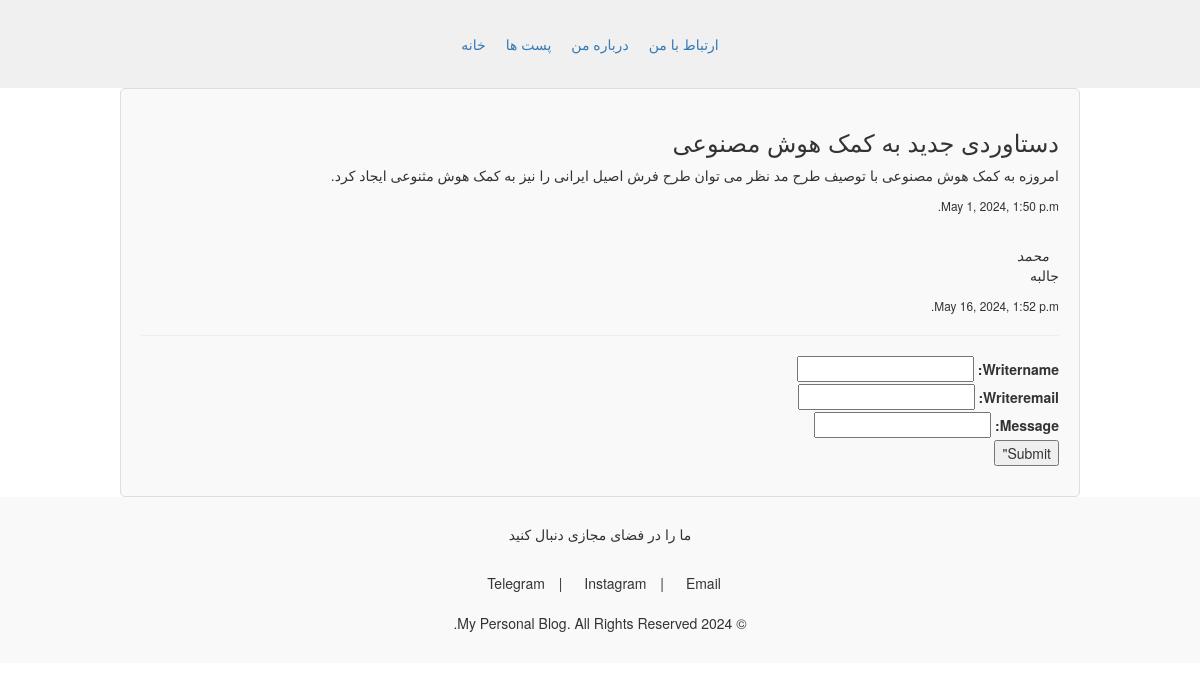
Screenshot of /posts/details/4/ with the database file from the repository.
### post/models.py (models this page shows)
class Post(models.Model):
    title = models.CharField(max_length=50)
    body = models.TextField()
    date = models.DateTimeField()

class Comment(models.Model):
    writerNAme = models.CharField(max_length=20)
    writerEmail = models.CharField(max_length=20)
    message = models.TextField()
    date = models.DateTimeField()
    postId = models.ForeignKey(Post, on_delete=models.CASCADE)

### post/views.py (the view)
# urls.py: path('details/<int:id>/', views.details, name='details'),
def details(request, id):
    if request.method == "POST":
        form = AddComentForm(request.POST)
    else:
        form = AddComentForm()
    post = Post.objects.get(id= id)
    coments = Comment.objects.filter(postId=id).values()
    return render(request, 'details.html', context={'post':post, 'coments':coments, 'form':form})

### post/forms.py
class AddComentForm(forms.Form):
    writerNAme = forms.CharField(max_length=20)
    writerEmail = forms.EmailField(max_length=20)
    message = forms.CharField(max_length=1000)

### templates/details.html (shortened to what this page needs)
{% extends "base.html" %}
{% load static %}
{% block header_links %}
<link rel="stylesheet" href="{%static 'details.css' %}">
{% endblock header_links %}
{% block content %}
	<div class="container">
		<div class="post">
			<h1> {{ post.title }} </h1>
			<p> {{ post.body }} </p>
			<small> {{ post.date }} </small>
		</div>
			<div class="comment">
				{% for coment in coments %}
                <cite> {{coment.writerNAme}} </cite>
				<p> {{ coment.message }} </p>
				<small> {{ coment.date }} </small><hr/>
                {% endfor %}
				<form action = "" method = "post">
					{{form }}
					<input type="submit" value=Submit">
				</form>
			</div>
		</div>
{% endblock content %}

### static/styles.css (style rules this page uses)
body { direction: rtl; font-family: Arial, sans-serif; margin: 0; padding: 0; height: 90%; }
h1, h2, h3 { color: #337ab7; }

### static/details.css (style rules this page uses)
.container { width: 80%; margin: 0 auto; padding: 20px; border: 1px solid #ddd; border-radius: 5px; background-color: #f9f9f9; }
.post { margin-bottom: 30px; }
.post h1 { font-size: 24px; margin-bottom: 10px; }
.comment { margin-bottom: 10px; }
.comment cite { font-style: italic; margin-right: 10px; }

### rows the page displays
Post: title "دستاوردی جدید به کمک هوش مصنوعی", body "امروزه به کمک هوش مصنوعی با توصیف طرح مد نظر می توان طرح فرش اصیل ایرانی را نیز به کمک هوش مثنوعی ایجاد کرد.", date "May 1, 2024, 1:50 p.m."
Comment: writerNAme "محمد", message "جالبه", date "May 16, 2024, 1:52 p.m."
